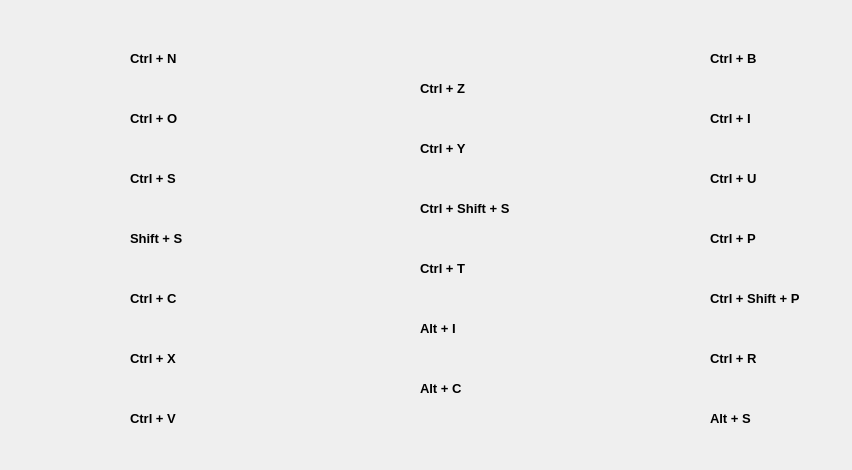
<?xml version="1.0" encoding="UTF-8"?>
<ui version="4.0">
 <class>InfoWindow</class>
 <widget class="QMainWindow" name="InfoWindow">
  <property name="geometry">
   <rect>
    <x>0</x>
    <y>0</y>
    <width>852</width>
    <height>470</height>
   </rect>
  </property>
  <property name="minimumSize">
   <size>
    <width>852</width>
    <height>470</height>
   </size>
  </property>
  <property name="maximumSize">
   <size>
    <width>852</width>
    <height>470</height>
   </size>
  </property>
  <property name="windowTitle">
   <string>Info</string>
  </property>
  <property name="windowIcon">
   <iconset resource="images.qrc">
    <normaloff>:/icons/images/info.png</normaloff>:/icons/images/info.png</iconset>
  </property>
  <widget class="QWidget" name="centralwidget">
   <widget class="QLabel" name="label">
    <property name="geometry">
     <rect>
      <x>70</x>
      <y>30</y>
      <width>50</width>
      <height>50</height>
     </rect>
    </property>
    <property name="text">
     <string/>
    </property>
    <property name="pixmap">
     <pixmap resource="images.qrc">:/icons/images/new-file.png</pixmap>
    </property>
    <property name="scaledContents">
     <bool>true</bool>
    </property>
    <property name="alignment">
     <set>Qt::AlignCenter</set>
    </property>
   </widget>
   <widget class="QLabel" name="label_2">
    <property name="geometry">
     <rect>
      <x>130</x>
      <y>50</y>
      <width>71</width>
      <height>16</height>
     </rect>
    </property>
    <property name="font">
     <font>
      <pointsize>10</pointsize>
      <weight>75</weight>
      <bold>true</bold>
     </font>
    </property>
    <property name="text">
     <string>Ctrl + N</string>
    </property>
   </widget>
   <widget class="QLabel" name="label_3">
    <property name="geometry">
     <rect>
      <x>70</x>
      <y>90</y>
      <width>50</width>
      <height>50</height>
     </rect>
    </property>
    <property name="text">
     <string/>
    </property>
    <property name="pixmap">
     <pixmap resource="images.qrc">:/icons/images/folder.png</pixmap>
    </property>
    <property name="scaledContents">
     <bool>true</bool>
    </property>
    <property name="alignment">
     <set>Qt::AlignCenter</set>
    </property>
   </widget>
   <widget class="QLabel" name="label_4">
    <property name="geometry">
     <rect>
      <x>130</x>
      <y>110</y>
      <width>71</width>
      <height>16</height>
     </rect>
    </property>
    <property name="font">
     <font>
      <pointsize>10</pointsize>
      <weight>75</weight>
      <bold>true</bold>
     </font>
    </property>
    <property name="text">
     <string>Ctrl + O</string>
    </property>
   </widget>
   <widget class="QLabel" name="label_5">
    <property name="geometry">
     <rect>
      <x>130</x>
      <y>170</y>
      <width>71</width>
      <height>16</height>
     </rect>
    </property>
    <property name="font">
     <font>
      <pointsize>10</pointsize>
      <weight>75</weight>
      <bold>true</bold>
     </font>
    </property>
    <property name="text">
     <string>Ctrl + S</string>
    </property>
   </widget>
   <widget class="QLabel" name="label_6">
    <property name="geometry">
     <rect>
      <x>70</x>
      <y>150</y>
      <width>50</width>
      <height>50</height>
     </rect>
    </property>
    <property name="text">
     <string/>
    </property>
    <property name="pixmap">
     <pixmap resource="images.qrc">:/icons/images/save.png</pixmap>
    </property>
    <property name="scaledContents">
     <bool>true</bool>
    </property>
    <property name="alignment">
     <set>Qt::AlignCenter</set>
    </property>
   </widget>
   <widget class="QLabel" name="label_7">
    <property name="geometry">
     <rect>
      <x>130</x>
      <y>230</y>
      <width>131</width>
      <height>16</height>
     </rect>
    </property>
    <property name="font">
     <font>
      <pointsize>10</pointsize>
      <weight>75</weight>
      <bold>true</bold>
     </font>
    </property>
    <property name="text">
     <string>Shift + S</string>
    </property>
   </widget>
   <widget class="QLabel" name="label_8">
    <property name="geometry">
     <rect>
      <x>70</x>
      <y>210</y>
      <width>50</width>
      <height>50</height>
     </rect>
    </property>
    <property name="text">
     <string/>
    </property>
    <property name="pixmap">
     <pixmap resource="images.qrc">:/icons/images/save.png</pixmap>
    </property>
    <property name="scaledContents">
     <bool>true</bool>
    </property>
    <property name="alignment">
     <set>Qt::AlignCenter</set>
    </property>
   </widget>
   <widget class="QLabel" name="label_9">
    <property name="geometry">
     <rect>
      <x>130</x>
      <y>290</y>
      <width>71</width>
      <height>16</height>
     </rect>
    </property>
    <property name="font">
     <font>
      <pointsize>10</pointsize>
      <weight>75</weight>
      <bold>true</bold>
     </font>
    </property>
    <property name="text">
     <string>Ctrl + C</string>
    </property>
   </widget>
   <widget class="QLabel" name="label_10">
    <property name="geometry">
     <rect>
      <x>70</x>
      <y>270</y>
      <width>50</width>
      <height>50</height>
     </rect>
    </property>
    <property name="text">
     <string/>
    </property>
    <property name="pixmap">
     <pixmap resource="images.qrc">:/icons/images/copy.png</pixmap>
    </property>
    <property name="scaledContents">
     <bool>true</bool>
    </property>
    <property name="alignment">
     <set>Qt::AlignCenter</set>
    </property>
   </widget>
   <widget class="QLabel" name="label_11">
    <property name="geometry">
     <rect>
      <x>130</x>
      <y>410</y>
      <width>71</width>
      <height>16</height>
     </rect>
    </property>
    <property name="font">
     <font>
      <pointsize>10</pointsize>
      <weight>75</weight>
      <bold>true</bold>
     </font>
    </property>
    <property name="text">
     <string>Ctrl + V</string>
    </property>
   </widget>
   <widget class="QLabel" name="label_12">
    <property name="geometry">
     <rect>
      <x>420</x>
      <y>80</y>
      <width>71</width>
      <height>16</height>
     </rect>
    </property>
    <property name="font">
     <font>
      <pointsize>10</pointsize>
      <weight>75</weight>
      <bold>true</bold>
     </font>
    </property>
    <property name="text">
     <string>Ctrl + Z</string>
    </property>
   </widget>
   <widget class="QLabel" name="label_13">
    <property name="geometry">
     <rect>
      <x>360</x>
      <y>120</y>
      <width>50</width>
      <height>50</height>
     </rect>
    </property>
    <property name="text">
     <string/>
    </property>
    <property name="pixmap">
     <pixmap resource="images.qrc">:/icons/images/redo.png</pixmap>
    </property>
    <property name="scaledContents">
     <bool>true</bool>
    </property>
    <property name="alignment">
     <set>Qt::AlignCenter</set>
    </property>
   </widget>
   <widget class="QLabel" name="label_14">
    <property name="geometry">
     <rect>
      <x>420</x>
      <y>140</y>
      <width>71</width>
      <height>16</height>
     </rect>
    </property>
    <property name="font">
     <font>
      <pointsize>10</pointsize>
      <weight>75</weight>
      <bold>true</bold>
     </font>
    </property>
    <property name="text">
     <string>Ctrl + Y</string>
    </property>
   </widget>
   <widget class="QLabel" name="label_15">
    <property name="geometry">
     <rect>
      <x>360</x>
      <y>60</y>
      <width>50</width>
      <height>50</height>
     </rect>
    </property>
    <property name="text">
     <string/>
    </property>
    <property name="pixmap">
     <pixmap resource="images.qrc">:/icons/images/undo.png</pixmap>
    </property>
    <property name="scaledContents">
     <bool>true</bool>
    </property>
    <property name="alignment">
     <set>Qt::AlignCenter</set>
    </property>
   </widget>
   <widget class="QLabel" name="label_16">
    <property name="geometry">
     <rect>
      <x>420</x>
      <y>200</y>
      <width>141</width>
      <height>16</height>
     </rect>
    </property>
    <property name="font">
     <font>
      <pointsize>10</pointsize>
      <weight>75</weight>
      <bold>true</bold>
     </font>
    </property>
    <property name="text">
     <string>Ctrl + Shift + S</string>
    </property>
   </widget>
   <widget class="QLabel" name="label_17">
    <property name="geometry">
     <rect>
      <x>70</x>
      <y>330</y>
      <width>50</width>
      <height>50</height>
     </rect>
    </property>
    <property name="text">
     <string/>
    </property>
    <property name="pixmap">
     <pixmap resource="images.qrc">:/icons/images/cut.png</pixmap>
    </property>
    <property name="scaledContents">
     <bool>true</bool>
    </property>
    <property name="alignment">
     <set>Qt::AlignCenter</set>
    </property>
   </widget>
   <widget class="QLabel" name="label_18">
    <property name="geometry">
     <rect>
      <x>70</x>
      <y>390</y>
      <width>50</width>
      <height>50</height>
     </rect>
    </property>
    <property name="text">
     <string/>
    </property>
    <property name="pixmap">
     <pixmap resource="images.qrc">:/icons/images/paste.png</pixmap>
    </property>
    <property name="scaledContents">
     <bool>true</bool>
    </property>
    <property name="alignment">
     <set>Qt::AlignCenter</set>
    </property>
   </widget>
   <widget class="QLabel" name="label_19">
    <property name="geometry">
     <rect>
      <x>130</x>
      <y>350</y>
      <width>71</width>
      <height>16</height>
     </rect>
    </property>
    <property name="font">
     <font>
      <pointsize>10</pointsize>
      <weight>75</weight>
      <bold>true</bold>
     </font>
    </property>
    <property name="text">
     <string>Ctrl + X</string>
    </property>
   </widget>
   <widget class="QLabel" name="label_20">
    <property name="geometry">
     <rect>
      <x>360</x>
      <y>180</y>
      <width>50</width>
      <height>50</height>
     </rect>
    </property>
    <property name="text">
     <string/>
    </property>
    <property name="pixmap">
     <pixmap resource="images.qrc">:/icons/images/voice.png</pixmap>
    </property>
    <property name="scaledContents">
     <bool>true</bool>
    </property>
    <property name="alignment">
     <set>Qt::AlignCenter</set>
    </property>
   </widget>
   <widget class="QLabel" name="label_21">
    <property name="geometry">
     <rect>
      <x>420</x>
      <y>260</y>
      <width>71</width>
      <height>16</height>
     </rect>
    </property>
    <property name="font">
     <font>
      <pointsize>10</pointsize>
      <weight>75</weight>
      <bold>true</bold>
     </font>
    </property>
    <property name="text">
     <string>Ctrl + T</string>
    </property>
   </widget>
   <widget class="QLabel" name="label_22">
    <property name="geometry">
     <rect>
      <x>360</x>
      <y>240</y>
      <width>50</width>
      <height>50</height>
     </rect>
    </property>
    <property name="text">
     <string/>
    </property>
    <property name="pixmap">
     <pixmap resource="images.qrc">:/icons/images/theme.png</pixmap>
    </property>
    <property name="scaledContents">
     <bool>true</bool>
    </property>
    <property name="alignment">
     <set>Qt::AlignCenter</set>
    </property>
   </widget>
   <widget class="QLabel" name="label_23">
    <property name="geometry">
     <rect>
      <x>360</x>
      <y>300</y>
      <width>50</width>
      <height>50</height>
     </rect>
    </property>
    <property name="text">
     <string/>
    </property>
    <property name="pixmap">
     <pixmap resource="images.qrc">:/icons/images/info.png</pixmap>
    </property>
    <property name="scaledContents">
     <bool>true</bool>
    </property>
    <property name="alignment">
     <set>Qt::AlignCenter</set>
    </property>
   </widget>
   <widget class="QLabel" name="label_24">
    <property name="geometry">
     <rect>
      <x>420</x>
      <y>320</y>
      <width>71</width>
      <height>16</height>
     </rect>
    </property>
    <property name="font">
     <font>
      <pointsize>10</pointsize>
      <weight>75</weight>
      <bold>true</bold>
     </font>
    </property>
    <property name="text">
     <string>Alt + I</string>
    </property>
   </widget>
   <widget class="QLabel" name="label_25">
    <property name="geometry">
     <rect>
      <x>650</x>
      <y>270</y>
      <width>50</width>
      <height>50</height>
     </rect>
    </property>
    <property name="text">
     <string/>
    </property>
    <property name="pixmap">
     <pixmap resource="images.qrc">:/icons/images/pause.png</pixmap>
    </property>
    <property name="scaledContents">
     <bool>true</bool>
    </property>
    <property name="alignment">
     <set>Qt::AlignCenter</set>
    </property>
   </widget>
   <widget class="QLabel" name="label_26">
    <property name="geometry">
     <rect>
      <x>710</x>
      <y>110</y>
      <width>71</width>
      <height>16</height>
     </rect>
    </property>
    <property name="font">
     <font>
      <pointsize>10</pointsize>
      <weight>75</weight>
      <bold>true</bold>
     </font>
    </property>
    <property name="text">
     <string>Ctrl + I</string>
    </property>
   </widget>
   <widget class="QLabel" name="label_27">
    <property name="geometry">
     <rect>
      <x>650</x>
      <y>30</y>
      <width>50</width>
      <height>50</height>
     </rect>
    </property>
    <property name="text">
     <string/>
    </property>
    <property name="pixmap">
     <pixmap resource="images.qrc">:/icons/images/bold.png</pixmap>
    </property>
    <property name="scaledContents">
     <bool>true</bool>
    </property>
    <property name="alignment">
     <set>Qt::AlignCenter</set>
    </property>
   </widget>
   <widget class="QLabel" name="label_28">
    <property name="geometry">
     <rect>
      <x>710</x>
      <y>170</y>
      <width>71</width>
      <height>16</height>
     </rect>
    </property>
    <property name="font">
     <font>
      <pointsize>10</pointsize>
      <weight>75</weight>
      <bold>true</bold>
     </font>
    </property>
    <property name="text">
     <string>Ctrl + U</string>
    </property>
   </widget>
   <widget class="QLabel" name="label_29">
    <property name="geometry">
     <rect>
      <x>710</x>
      <y>350</y>
      <width>71</width>
      <height>16</height>
     </rect>
    </property>
    <property name="font">
     <font>
      <pointsize>10</pointsize>
      <weight>75</weight>
      <bold>true</bold>
     </font>
    </property>
    <property name="text">
     <string>Ctrl + R</string>
    </property>
   </widget>
   <widget class="QLabel" name="label_30">
    <property name="geometry">
     <rect>
      <x>650</x>
      <y>150</y>
      <width>50</width>
      <height>50</height>
     </rect>
    </property>
    <property name="text">
     <string/>
    </property>
    <property name="pixmap">
     <pixmap resource="images.qrc">:/icons/images/underline.png</pixmap>
    </property>
    <property name="scaledContents">
     <bool>true</bool>
    </property>
    <property name="alignment">
     <set>Qt::AlignCenter</set>
    </property>
   </widget>
   <widget class="QLabel" name="label_31">
    <property name="geometry">
     <rect>
      <x>650</x>
      <y>210</y>
      <width>50</width>
      <height>50</height>
     </rect>
    </property>
    <property name="text">
     <string/>
    </property>
    <property name="pixmap">
     <pixmap resource="images.qrc">:/icons/images/sound.png</pixmap>
    </property>
    <property name="scaledContents">
     <bool>true</bool>
    </property>
    <property name="alignment">
     <set>Qt::AlignCenter</set>
    </property>
   </widget>
   <widget class="QLabel" name="label_32">
    <property name="geometry">
     <rect>
      <x>710</x>
      <y>290</y>
      <width>131</width>
      <height>16</height>
     </rect>
    </property>
    <property name="font">
     <font>
      <pointsize>10</pointsize>
      <weight>75</weight>
      <bold>true</bold>
     </font>
    </property>
    <property name="text">
     <string>Ctrl + Shift + P</string>
    </property>
   </widget>
   <widget class="QLabel" name="label_33">
    <property name="geometry">
     <rect>
      <x>650</x>
      <y>90</y>
      <width>50</width>
      <height>50</height>
     </rect>
    </property>
    <property name="text">
     <string/>
    </property>
    <property name="pixmap">
     <pixmap resource="images.qrc">:/icons/images/italic.png</pixmap>
    </property>
    <property name="scaledContents">
     <bool>true</bool>
    </property>
    <property name="alignment">
     <set>Qt::AlignCenter</set>
    </property>
   </widget>
   <widget class="QLabel" name="label_34">
    <property name="geometry">
     <rect>
      <x>710</x>
      <y>230</y>
      <width>71</width>
      <height>16</height>
     </rect>
    </property>
    <property name="font">
     <font>
      <pointsize>10</pointsize>
      <weight>75</weight>
      <bold>true</bold>
     </font>
    </property>
    <property name="text">
     <string>Ctrl + P</string>
    </property>
   </widget>
   <widget class="QLabel" name="label_35">
    <property name="geometry">
     <rect>
      <x>650</x>
      <y>330</y>
      <width>50</width>
      <height>50</height>
     </rect>
    </property>
    <property name="text">
     <string/>
    </property>
    <property name="pixmap">
     <pixmap resource="images.qrc">:/icons/images/play.png</pixmap>
    </property>
    <property name="scaledContents">
     <bool>true</bool>
    </property>
    <property name="alignment">
     <set>Qt::AlignCenter</set>
    </property>
   </widget>
   <widget class="QLabel" name="label_36">
    <property name="geometry">
     <rect>
      <x>710</x>
      <y>50</y>
      <width>71</width>
      <height>16</height>
     </rect>
    </property>
    <property name="font">
     <font>
      <pointsize>10</pointsize>
      <weight>75</weight>
      <bold>true</bold>
     </font>
    </property>
    <property name="text">
     <string>Ctrl + B</string>
    </property>
   </widget>
   <widget class="QLabel" name="label_37">
    <property name="geometry">
     <rect>
      <x>650</x>
      <y>390</y>
      <width>50</width>
      <height>50</height>
     </rect>
    </property>
    <property name="text">
     <string/>
    </property>
    <property name="pixmap">
     <pixmap resource="images.qrc">:/icons/images/stop.png</pixmap>
    </property>
    <property name="scaledContents">
     <bool>true</bool>
    </property>
    <property name="alignment">
     <set>Qt::AlignCenter</set>
    </property>
   </widget>
   <widget class="QLabel" name="label_38">
    <property name="geometry">
     <rect>
      <x>710</x>
      <y>410</y>
      <width>71</width>
      <height>16</height>
     </rect>
    </property>
    <property name="font">
     <font>
      <pointsize>10</pointsize>
      <weight>75</weight>
      <bold>true</bold>
     </font>
    </property>
    <property name="text">
     <string>Alt + S</string>
    </property>
   </widget>
   <widget class="QLabel" name="label_39">
    <property name="geometry">
     <rect>
      <x>360</x>
      <y>360</y>
      <width>50</width>
      <height>50</height>
     </rect>
    </property>
    <property name="text">
     <string/>
    </property>
    <property name="pixmap">
     <pixmap resource="images.qrc">:/icons/images/calculator.png</pixmap>
    </property>
    <property name="scaledContents">
     <bool>true</bool>
    </property>
    <property name="alignment">
     <set>Qt::AlignCenter</set>
    </property>
   </widget>
   <widget class="QLabel" name="label_40">
    <property name="geometry">
     <rect>
      <x>420</x>
      <y>380</y>
      <width>71</width>
      <height>16</height>
     </rect>
    </property>
    <property name="font">
     <font>
      <pointsize>10</pointsize>
      <weight>75</weight>
      <bold>true</bold>
     </font>
    </property>
    <property name="text">
     <string>Alt + C</string>
    </property>
   </widget>
  </widget>
 </widget>
 <resources>
  <include location="images.qrc"/>
 </resources>
 <connections/>
</ui>
